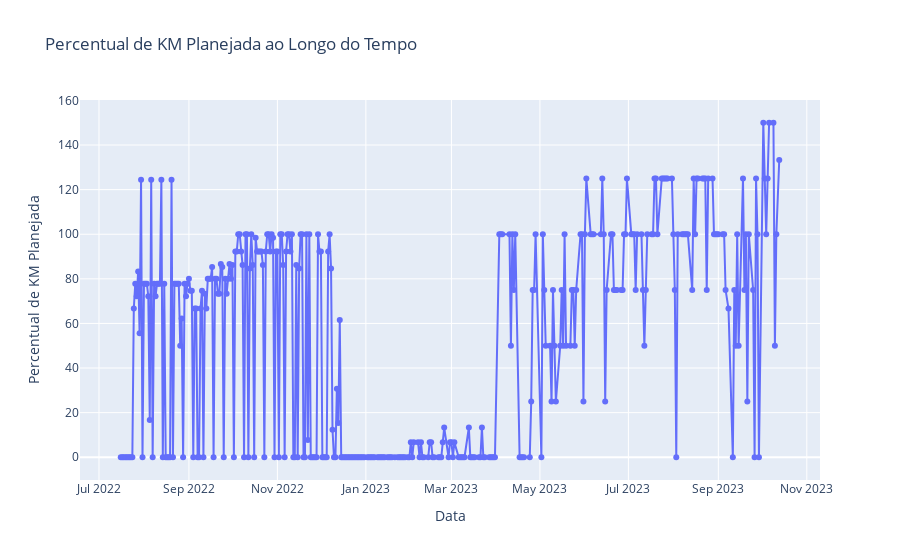

This figure's notebook cell:
### Code cell
pod_pre_reprocessamento['data'] = pd.to_datetime(pod_pre_reprocessamento['data'])

# Criar o gráfico de linha com Plotly Express
fig = px.line(pod_pre_reprocessamento, 
              x='data', 
              y='perc_km_planejada', 
              title='Percentual de KM Planejada ao Longo do Tempo', 
              labels={'data': 'Data', 'perc_km_planejada': 'Percentual de KM Planejada'}, 
              markers=True)

# Mostrar o gráfico
fig.show()

### Figure 1 — Plotly figure (JSON) as saved in the notebook; plotly's stock layout.template omitted (floating-point values rounded to 4 significant figures; data arrays with more than 128 entries replaced by an {"elided": "..."} marker saying what was removed)
{"data": [{"hovertemplate": "Data=%{x}<br>Percentual de KM Planejada=%{y}<extra></extra>", "legendgroup": "", "line": {"color": "#636efa", "dash": "solid"}, "marker": {"symbol": "circle"}, "mode": "markers+lines", "name": "", "orientation": "v", "showlegend": false, "type": "scatter", "x": {"elided": "369 str values"}, "xaxis": "x", "y": {"elided": "369 float values"}, "yaxis": "y"}], "layout": {"legend": {"tracegroupgap": 0}, "title": {"text": "Percentual de KM Planejada ao Longo do Tempo"}, "xaxis": {"anchor": "y", "domain": [0, 1], "title": {"text": "Data"}}, "yaxis": {"anchor": "x", "domain": [0, 1], "title": {"text": "Percentual de KM Planejada"}}}}
